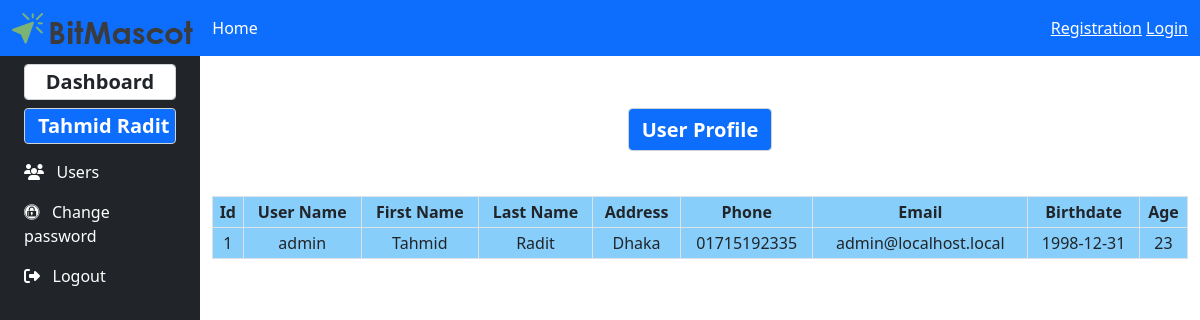
/Views/userProfile.php (signed in), run on the app's committed database.
### tables this page shows
CREATE TABLE `users` (
  `Id` int(5) NOT NULL,
  `UserName` varchar(30) NOT NULL,
  `FirstName` varchar(65) NOT NULL,
  `LastName` varchar(65) NOT NULL,
  `Address` varchar(65) NOT NULL,
  `Phone` text NOT NULL,
  `Email` varchar(30) NOT NULL,
  `Birthdate` date NOT NULL,
  `Age` int(3) NOT NULL,
  `Password` varchar(7) NOT NULL
);

### Views/userProfile.php (the view, shortened to what this page needs)
<?php
  include('navigation.php');
?>
<?php
  $_email = $_SESSION['email'];
  $mysqlConnection = mySqlConnection();
  $query = "SELECT * from users where Email ='$_email'";
  $sqlExecution = mysqli_query($mysqlConnection, $query);
  $row = mysqli_fetch_array($sqlExecution);
?>
<div class="container-fluid">
    <div class="row flex-nowrap">
        <div class="col-auto col-md-3 col-xl-2 px-sm-2 px-0 bg-dark">
            <div class="d-flex flex-column align-items-center align-items-sm-start px-3 pt-2 text-white min-vh-100">
            <h4 class="fs-5 d-none d-sm-inline badge bg-white text-dark form-control"> <?php echo "Dashboard" ?> </h4>
            <h4 class="fs-5 d-none d-sm-inline form-control badge bg-primary text-white"> <?php echo $row['FirstName'] ; echo "&nbsp;"; echo $row['LastName']; ?> </h4>
                <ul class="nav nav-pills flex-column mb-sm-auto mb-0 align-items-center align-items-sm-start" id="menu">
                <li class="nav-item">
                        <a href="../Controllers/usersList.php" class="nav-link align-middle px-0 text-white"><i class="fas fa-users"></i> &nbsp; Users </a>
                    </li>
                    <li class="nav-item">
                        <a href="../Views/changePassword.php" class="nav-link align-middle px-0 text-white"><i class="fab fa-expeditedssl"></i> &nbsp; Change password</a>
                    </li>
                    <li>
                        <a href="../Controllers/logout.php" class="nav-link px-0 align-middle text-white"><i class="fas fa-sign-out-alt"></i> &nbsp; Logout</a>
                    </li>
                </ul>
        </div>
</div>
        <div class="col py-3">
          <br> <br>
          <center>
          <h4 class="fs-5 d-none d-sm-inline form-control badge bg-primary text-white"> <?php echo "User Profile"; ?> </h4>
          </center>
          <br> <br>
        <div class="mt-2">
            <table class="table table-hover table-bordered table-sm text-center" style="background-color:lightskyblue" width="100%">
                <thead>
                     <tr>
                        <th>Id</th>
                        <th>User Name</th>
                        <th>First Name</th>
                        <th>Last Name</th>
                        <th>Address</th>
                        <th>Phone</th>
                        <th>Email</th>
                        <th>Birthdate</th>
                        <th>Age</th>
                     </tr>
                </thead>
                <tbody>
                    <tr>
                        <td><?php echo $row['Id'];?></td>
                        <td><?php echo $row['UserName'];?></td>
                        <td><?php echo $row['FirstName'];?></td>
                        <td><?php echo $row['LastName'];?></td>
                        <td><?php echo $row['Address'];?></td>
                        <td><?php echo $row['Phone'];?></td>
                        <td><?php echo $row['Email'];?></td>
                        <td><?php echo $row['Birthdate'];?></td>
                        <td><?php echo $row['Age'];?></td>
                    </tr>
                </tbody>
            </table>
        </div>
        </div>
    </div>
</div>

### data on the page
users: FirstName "Tahmid", LastName "Radit", Id "1", UserName "admin", Address "Dhaka", Phone "01715192335", Email "admin@localhost.local", Birthdate "1998-12-31", Age "23"
